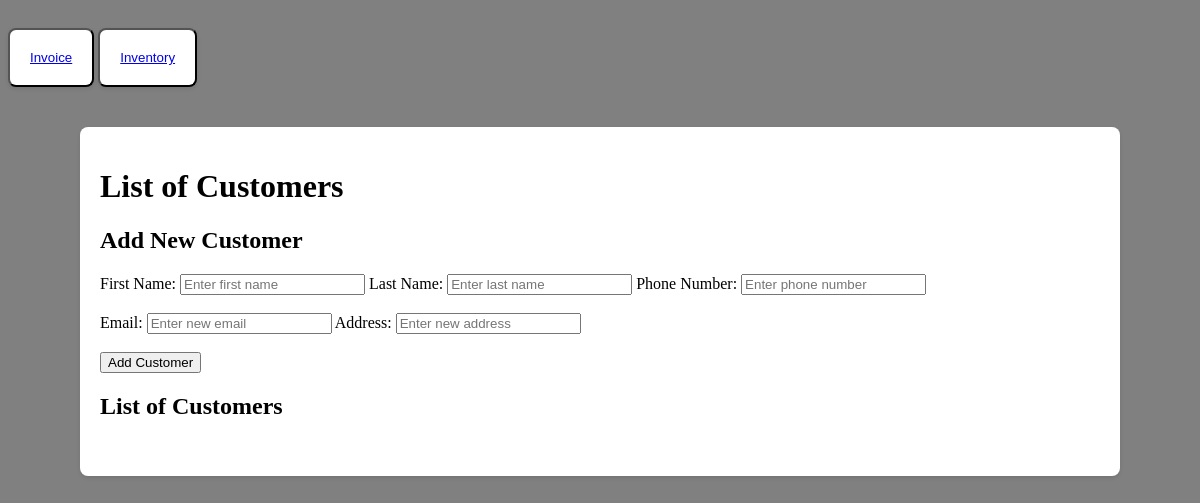
The page /customers on the database as committed earlier.
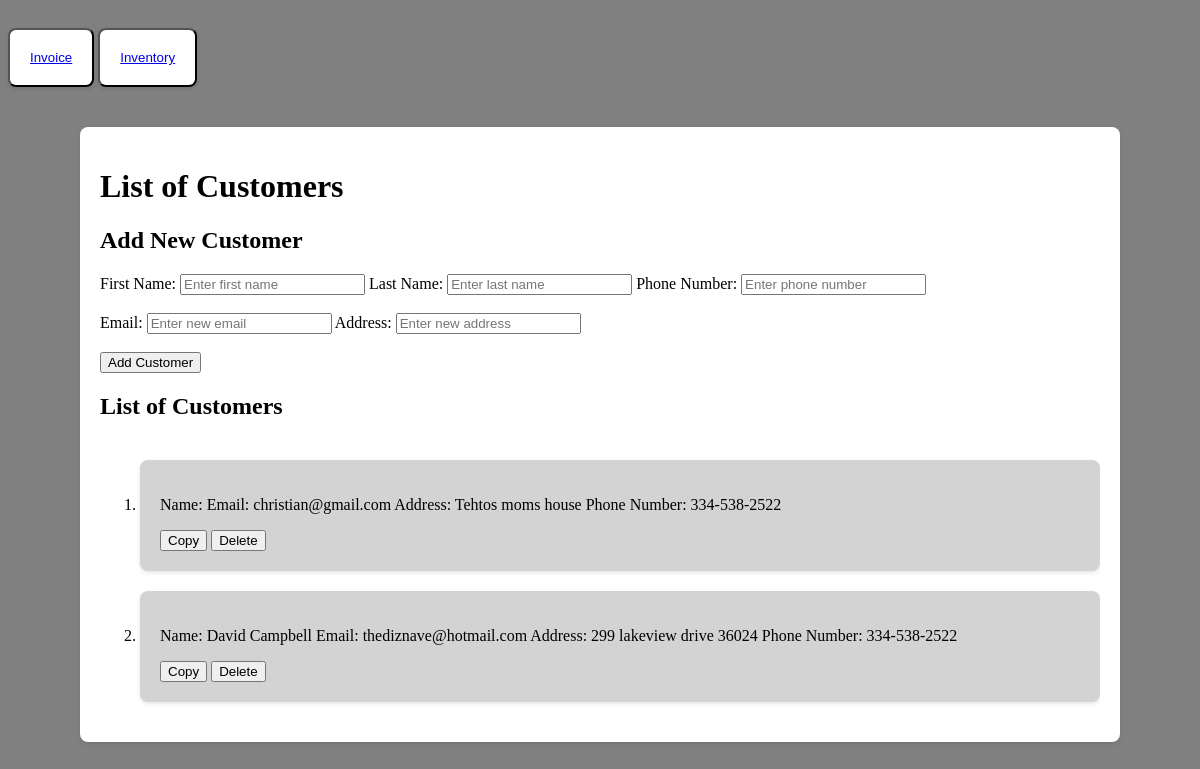
The same page on the database as committed later.
### app.py (models this page shows, shortened)
class Customer(db.Model):
    id = db.Column(db.Integer, primary_key=True)
    first_name = db.Column(db.String(100), nullable=False)
    last_name = db.Column(db.String(100), nullable=False)
    email_address = db.Column(db.String(100), nullable=False)
    address = db.Column(db.String(100), nullable=False)
    phone_number = db.Column(db.String(20), nullable=False)

### app.py (the view)
@app.route('/customers')
def list_customers():
    customers = Customer.query.all()
    return render_template('customers.html', customers=customers)

### templates/customers.html (shortened to what this page needs)
<!DOCTYPE html>
<html lang="en">
<head>
    <link rel="stylesheet" href="{{ url_for('static', filename='css/customers.css')}}">
</head>
<body>
    <div class="navbar">
        <button id="nav"><a href='/'>Invoice</a></button>
        <button id="nav"><a href='inventory'>Inventory</a></button>
    </div>
    <div class="paper">
    <header>
        <h1>List of Customers</h1>
    </header>
    <main>
        <h2>Add New Customer</h2>
        <form action="{{ url_for('add_customer') }}" method="post">
            <label for="new_firstname">First Name:</label>
            <input type="text" id="new_firstname" name="new_firstname" placeholder="Enter first name">
            <label for="new_lastname">Last Name:</label>
            <input type="text" id="new_lastname" name="new_lastname" placeholder="Enter last name">
            <label for="new_phonenumber">Phone Number:</label>
            <input type="text" id="new_phonenumber" name="new_phonenumber" placeholder="Enter phone number"><br><br>
            <label for="new_email_address">Email:</label>
            <input type="text" id="new_email_address" name="new_email_address" placeholder="Enter new email">
            <label for="new_address">Address:</label>
            <input type="text" id="new_address" name="new_address" placeholder="Enter new address"><br><br>
            <button type="submit">Add Customer</button>
        </form>
        <h2>List of Customers</h2>
        <div class="customer-list-container">
            <ol>
                {% for customer in customers %}
                <li class="customer_list">
                    <p>Name: {{ customer.first_name }} {{ customer.last_name }} Email: {{ customer.email_address }} Address: {{ customer.address }} Phone Number: {{ customer.phone_number }}</p>
                    <form action="{{ url_for('main_page') }}" method="post" style="display: inline;">
                        <button type="submit">Copy</button>
                    </form>
                    <form action="{{ url_for('delete_customer', customer_id=customer.id) }}" method="post" style="display: inline;">
                        <button type="submit">Delete</button>
                    </form>
                </li>
                {% endfor %}
            </ol>
        </div>
    </main>
</div>
</body>
</html>

### static/css/customers.css (style rules this page uses)
.paper { background-color: #fff; box-shadow: 0 2px 4px rgba(0, 0, 0, 0.1); border-radius: 8px; padding: 20px; margin: 20px auto; max-width: 1000px; }
body { background-color: grey; }
.customer_list { background-color: lightgrey; box-shadow: 0 2px 4px rgba(0, 0, 0, 0.1); border-radius: 8px; padding: 20px; margin: 20px auto; max-width: 1000px; }
.customer-list-container { max-height: 1000px; overflow-y: auto; }
#nav { background-color: #fff; box-shadow: 0 2px 4px rgba(0, 0, 0, 0.1); border-radius: 8px; padding: 20px; margin: 20px auto; max-width: 1000px; }

Rows that differ between the two databases and show on the page:
added Customer: email_address "christian@gmail.com", address "Tehtos moms house", phone_number "334-538-2522"
added Customer: first_name "David", last_name "Campbell", email_address "thediznave@hotmail.com", address "299 lakeview drive 36024", phone_number "334-538-2522"
